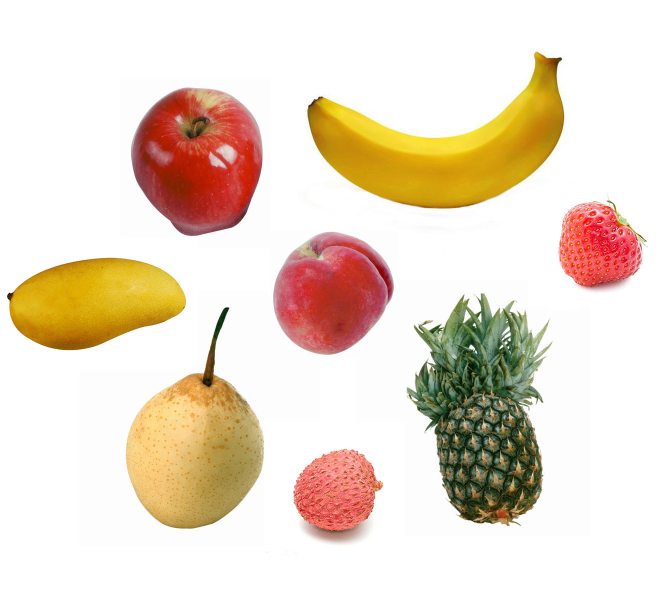
#> input picture image processing/images/6水果识别图像.jpg, 1339 x 1181 px (shown at 1/2 size)
$ python test7_1.py   (older library calls are emulated)
#> lines starting #> are read from the running program, lines starting #| are printed output that depends on the picture; after the words box and inside, x2 and y2 are one past the last pixel; in counts of white or black regions, pixels touching at a corner belong together
import cv2
import numpy as np
import matplotlib.pyplot as plt

def compute_glcm_features(gray_img, mask, distance=1, angle=0):
    # 灰度级为8位，方向默认为 0，即水平方向
    levels = 256
    glcm = np.zeros((levels, levels), dtype=np.float64)
    dx = int(np.round(np.cos(angle * np.pi / 180))) * distance
    dy = int(np.round(-np.sin(angle * np.pi / 180))) * distance

    rows, cols = gray_img.shape
    for y in range(rows - abs(dy)):
        for x in range(cols - abs(dx)):
            if mask[y, x] == 0:
                continue
            y2, x2 = y + dy, x + dx
            if 0 <= x2 < cols and 0 <= y2 < rows and mask[y2, x2] == 1:
                i = gray_img[y, x]
                j = gray_img[y2, x2]
                glcm[i, j] += 1
    # 归一化
    total = np.sum(glcm)
    if total == 0:
        return 0, 0, 0  # 无特征
    glcm /= total
    # 特征计算
    contrast = 0
    energy = 0
    homogeneity = 0
    for i in range(levels):
        for j in range(levels):
            p = glcm[i, j]
            contrast += (i - j) ** 2 * p
            energy += p ** 2
            homogeneity += p / (1 + abs(i - j))

    return contrast, energy, homogeneity


def classify_fruit(mean_h, mean_s, mean_v, area, circularity, elongation, contrast, energy, homogeneity):
    # 1. 优先检测菠萝（绿色+大面积）
    if 40 < mean_h < 60 and area > 20000:
        return 'Pineapple'

    # 2. 红色水果（H在0-20或160-180）
    if 40 <= mean_h <=90 or 0 <= mean_h <= 30:

        if contrast >200  and  0.4>homogeneity  >0.3 and circularity > 0.85:
            return 'Apple'
        elif energy <0.003 and contrast <200.00:
            return 'Peach'
        elif mean_v > 200 and area < 6000 and contrast >700 :
            return 'Strawberry'
        elif 500<contrast <700 and mean_s > 100:
            return 'Lychee'

    # 3. 黄色水果（H在15-40）
    if 20 <= mean_h <= 30:
        if circularity < 0.50 and elongation > 2 and energy >0.003:
            return 'Banana'
        elif  elongation > 2 and  circularity >0.5:
            return 'Mango'
        elif contrast >290 and mean_s < 150:
            return 'Pear'


def image_display(img, name):
    cv2.imshow(name, img)
    cv2.waitKey(0)


#  读取图像并预处理（灰度化 + 高斯去噪）
image = cv2.imread('images/6水果识别图像.jpg')  # 替换为你的图像路径
#> image is the input picture: shape (1181, 1339, 3); mean B, G, R 202.1, 219.1, 234.3
image = cv2.resize(image, (640, 480))
#> image: shape (480, 640, 3)
gray = cv2.cvtColor(image, cv2.COLOR_BGR2GRAY)
blurred = cv2.GaussianBlur(gray, (5, 5), 0)

# Canny边缘检测
edges = cv2.Canny(blurred, threshold1=50, threshold2=150)
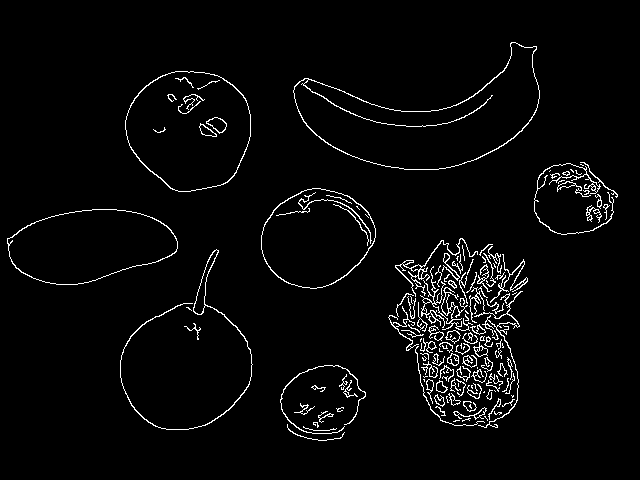
#> edges: shape (480, 640); 3.3% white in thin lines or dots, all inside (x1, y1, x2, y2) = (7, 42, 618, 441)

kernel = cv2.getStructuringElement(cv2.MORPH_ELLIPSE, (5, 5))
closed = cv2.morphologyEx(edges, cv2.MORPH_CLOSE, kernel)
#> closed: shape (480, 640); 6.5% white; 19 white regions (2 under 20 px), largest, box (x1, y1, x2, y2) and area: (388, 238, 528, 428) 12633, (534, 162, 618, 235) 1650, (261, 188, 376, 289) 1200
dilated = cv2.dilate(closed, kernel, iterations=2)
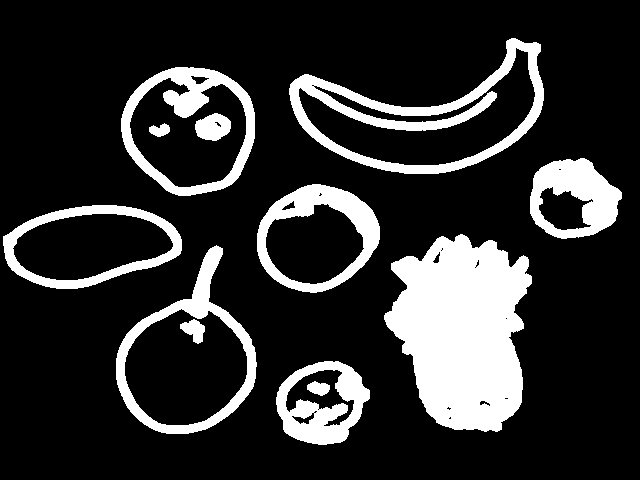
#> dilated: shape (480, 640); 18.2% white; 12 white regions

#找轮廓并填充闭区域（获取完整闭合区域）
contours, _ = cv2.findContours(dilated.copy(), cv2.RETR_EXTERNAL, cv2.CHAIN_APPROX_SIMPLE)
#> contours = 8 contours; box (x1, y1, x2, y2) and area: (384, 234, 532, 432) 20284, (289, 38, 544, 174) 17570, (116, 245, 257, 434) 15216, (121, 67, 255, 196) 13364, (3, 205, 182, 289) 10958, (257, 184, 380, 293) 9934, (276, 361, 370, 445) 5774, (530, 158, 622, 239) 5518
filled = np.zeros_like(gray)
cv2.drawContours(filled, contours, -1, 255, thickness=cv2.FILLED)
#> filled: shape (480, 640); 32.6% white; 8 white regions, largest, box (x1, y1, x2, y2) and area: (384, 234, 532, 432) 20592, (289, 38, 544, 174) 17883, (116, 245, 257, 434) 15457

# 显示各阶段结果
plt.figure(figsize=(12, 6))
plt.subplot(1, 5, 1), plt.title("Original Image"), plt.imshow(cv2.cvtColor(image, cv2.COLOR_BGR2RGB)), plt.axis('off')  # 关键修改：BGR转RGB
plt.subplot(1, 5, 2), plt.title("Original Gray"), plt.imshow(gray, cmap='gray'), plt.axis('off')
plt.subplot(1, 5, 3), plt.title("Edges"), plt.imshow(edges, cmap='gray'), plt.axis('off')
plt.subplot(1, 5, 4), plt.title("Morph Closed"), plt.imshow(dilated, cmap='gray'), plt.axis('off')
plt.subplot(1, 5, 5), plt.title("Filled Contours"), plt.imshow(filled, cmap='gray'), plt.axis('off')
plt.tight_layout()
plt.show()
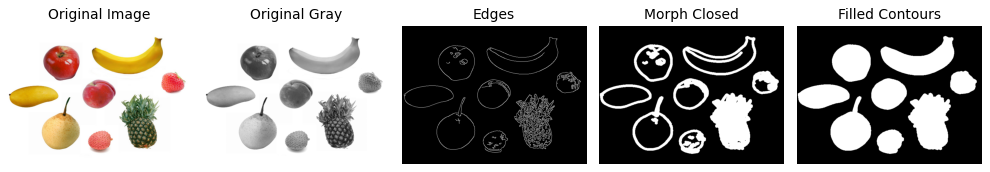
#> figure drawn by matplotlib, 5 panels


# 连通区域分析
num_labels, labels, stats, centroids = cv2.connectedComponentsWithStats(filled, 8, cv2.CV_32S)
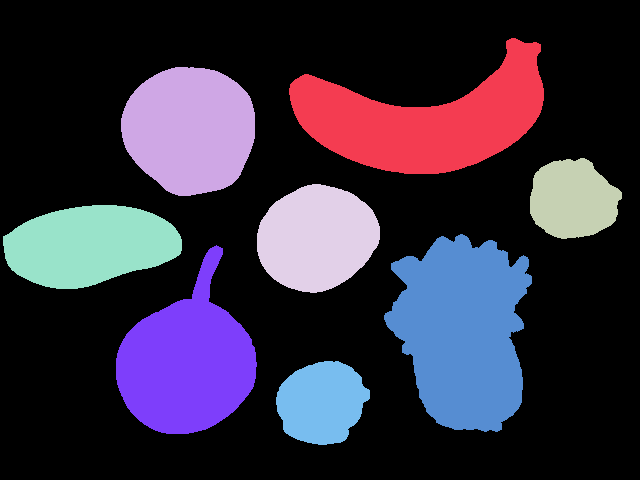
#> labels: shape (480, 640) int32; 9 distinct labels, from 0 to 8; one colour per label, 0 black
#> num_labels = 9; stats = [[0, 0, 640, 480, 206916], [289, 38, 255, 136, 17883], [121, 67, 134, 129, 13551], [530, 158, 92, 81, 5645], [257, 184, 123, 109, 10094], [3, 205, 179, 84, 11158], [384, 234, 148, 198, 20592], [116, 245, 141, 189, 15457], [276, 361, 94, 84, 5904]]; centroids = [[320.2, 235.2], [425.3, 119.2], [189.4, 129.3], [572.5, 199.1], [316.4, 237.7], [89.18, 245], [462.3, 330.6], [186.5, 361.9], [321.2, 402.2]]
hsv = cv2.cvtColor(image, cv2.COLOR_BGR2HSV)
#> hsv: shape (480, 640, 3); mean H, S, V 13.4, 45.5, 235.2
for i in range(1, num_labels):
    mask = (labels == i).astype(np.uint8)
    area = stats[i, cv2.CC_STAT_AREA]
    if area < 100:
        continue

    # 颜色特征
    mean_h = np.mean(hsv[:, :, 0][mask == 1])
    mean_s = np.mean(hsv[:, :, 1][mask == 1])
    mean_v = np.mean(hsv[:, :, 2][mask == 1])

    # 形状特征
    contours, _ = cv2.findContours(mask, cv2.RETR_EXTERNAL, cv2.CHAIN_APPROX_SIMPLE)
    cnt = max(contours, key=cv2.contourArea) if contours else None
    if not cnt.all():
        continue

    perimeter = cv2.arcLength(cnt, True)
    area_cnt = cv2.contourArea(cnt)
    circularity = (4 * np.pi * area_cnt) / (perimeter ** 2) if perimeter > 0 else 0

    # 伸长度
    rect = cv2.minAreaRect(cnt)
    major_length = max(rect[1])
    minor_length = min(rect[1])
    elongation = major_length / minor_length if minor_length > 0 else 0

    #纹理特征
    contrast, energy, homogeneity = compute_glcm_features(gray, mask)
    # 分类并打印特征
    fruit_type = classify_fruit(mean_h, mean_s, mean_v, area_cnt, circularity, elongation, contrast, energy, homogeneity)
    print(
        f"Region {i}: {fruit_type}, H={mean_h:.1f}, S={mean_s:.1f}, V={mean_v:.1f}, C={circularity:.2f}, E={elongation:.2f},A ={area:.1f}，"
        f" Contrast={contrast:.2f}, Energy={energy:.3f}, Homogeneity={homogeneity:.3f}")

    # 标注结果
    # 标注位置中心
    x, y = int(centroids[i][0]), int(centroids[i][1])

    # 绘制水果名称
    if fruit_type is not None:
        cv2.putText(image, fruit_type, (x - 20, y - 10), cv2.FONT_HERSHEY_SIMPLEX,
                    0.5, (0, 0, 255), 1, cv2.LINE_AA)

        # 获取边界框并画出红色矩形框
        x_rect, y_rect, w, h = cv2.boundingRect(cnt)
        cv2.rectangle(image, (x_rect, y_rect), (x_rect + w, y_rect + h), (0, 0, 255), 2)
#> this loop made 8 passes
#> (area, mean_h, mean_s, mean_v, perimeter, area_cnt, circularity, rect) on passes 1 to 7: (17883, 26.47, 192.9, 217.8, 720.7, 17569.5, 0.425, ((422.4, 114.7), (255.9, 120.7), -9.87)), (13551, 40.9, 154.4, 186.4, 434.4, 13364.5, 0.89, ((187.5, 131), (128, 133), -90)), (5645, 84.64, 128.2, 236.1, 293.4, 5518, 0.805, ((575.2, 197.8), (92.26, 78.8), -4.09)), (10094, 87.33, 130.8, 198.9, 376.8, 9934, 0.879, ((315.5, 237), (118.1, 106.8), -45)), (11158, 22.89, 192.8, 216.9, 449.9, 10957.5, 0.68, ((92.15, 244.3), (176.3, 80.21), -11.31)), (20592, 44.41, 87.59, 132.8, 718.6, 20284.5, 0.494, ((454.8, 331.2), (195, 143.8), -85.2)), (15457, 23.74, 116.6, 214.8, 565.1, 15215.5, 0.599, ((199.3, 352.3), (181.1, 130.4), -45.69))
#| Region 1: Banana, H=26.5, S=192.9, V=217.8, C=0.43, E=2.12,A =17883.0， Contrast=143.34, Energy=0.004, Homogeneity=0.593
#| Region 2: Apple, H=40.9, S=154.4, V=186.4, C=0.89, E=1.04,A =13551.0， Contrast=249.28, Energy=0.002, Homogeneity=0.340
#| Region 3: Strawberry, H=84.6, S=128.2, V=236.1, C=0.81, E=1.17,A =5645.0， Contrast=704.67, Energy=0.002, Homogeneity=0.203
#| Region 4: Peach, H=87.3, S=130.8, V=198.9, C=0.88, E=1.11,A =10094.0， Contrast=165.14, Energy=0.002, Homogeneity=0.326
#| Region 5: Mango, H=22.9, S=192.8, V=216.9, C=0.68, E=2.20,A =11158.0， Contrast=129.45, Energy=0.006, Homogeneity=0.403
#| Region 6: Pineapple, H=44.4, S=87.6, V=132.8, C=0.49, E=1.36,A =20592.0， Contrast=1024.32, Energy=0.002, Homogeneity=0.183
#| Region 7: Pear, H=23.7, S=116.6, V=214.8, C=0.60, E=1.39,A =15457.0， Contrast=290.42, Energy=0.003, Homogeneity=0.354
#| Region 8: Lychee, H=20.6, S=105.0, V=230.8, C=0.82, E=1.04,A =5904.0， Contrast=516.01, Energy=0.002, Homogeneity=0.207
#> pass 1, `mask = (labels == i).astype(np.uint8)`:
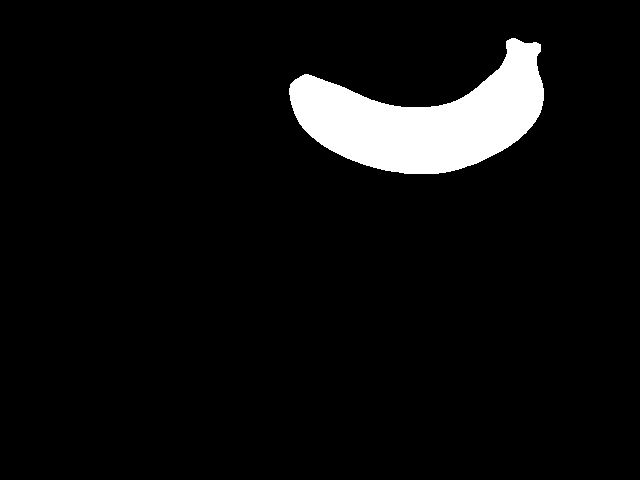
#> mask: shape (480, 640); values 0 (black) and 1 (white), 5.8% white; 1 white region, box (x1, y1, x2, y2) and area: (289, 38, 544, 174) 17883
#> after the loop:
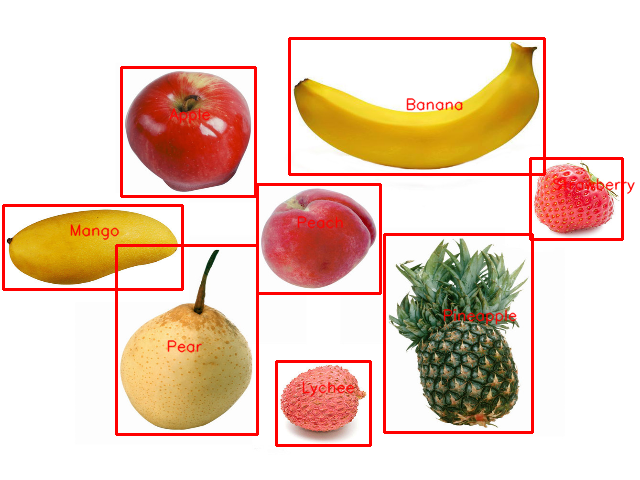
#> image: shape (480, 640, 3); mean B, G, R 191.2, 207.9, 234.5
#> after the loop:
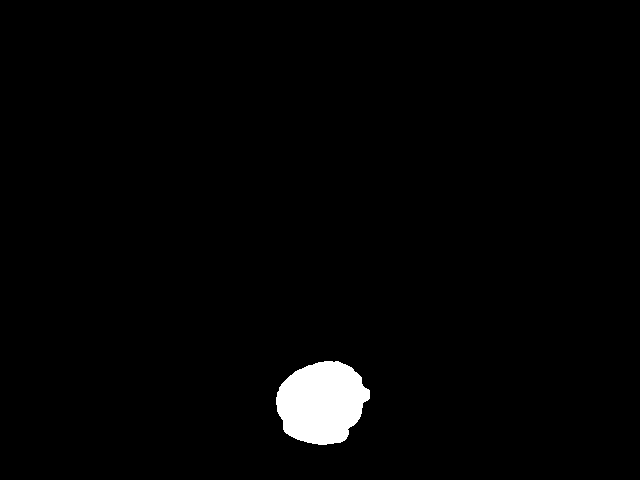
#> mask: shape (480, 640); values 0 (black) and 1 (white), 1.9% white; 1 white region, box (x1, y1, x2, y2) and area: (276, 361, 370, 445) 5904

cv2.imshow('Result', image)
cv2.waitKey(0)
